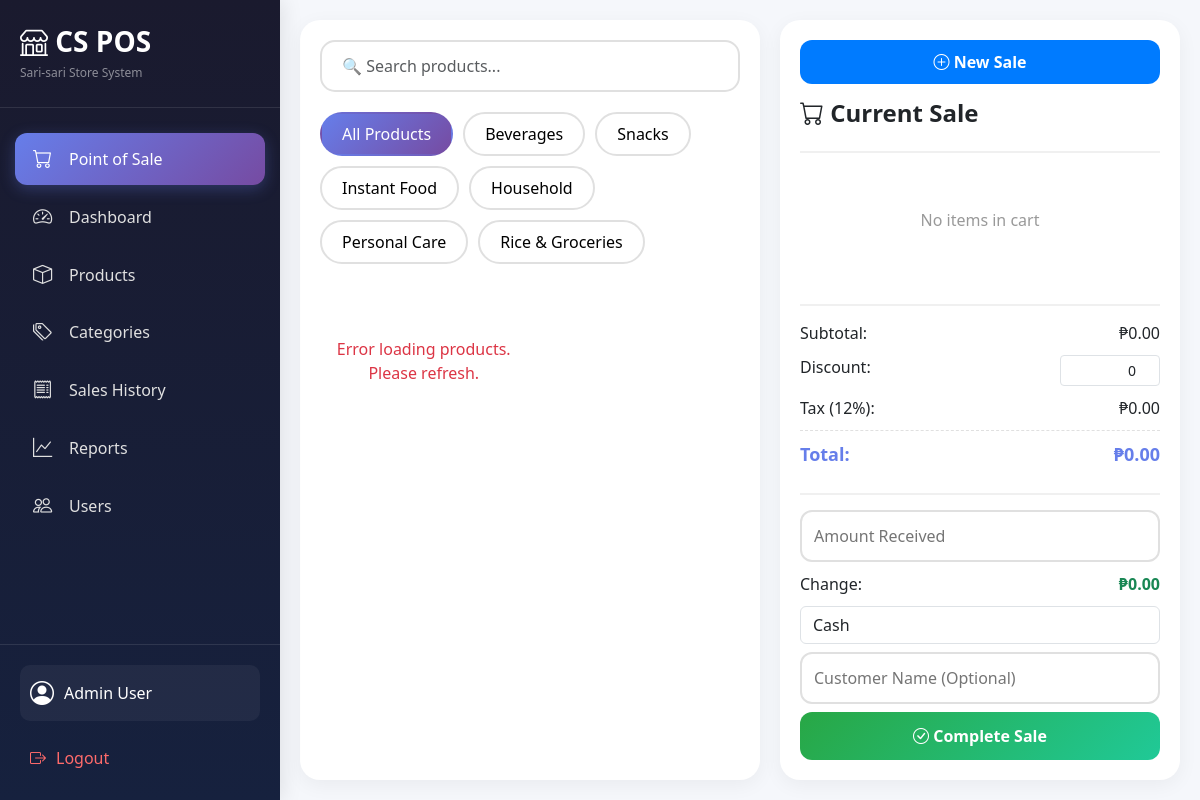
The app's page /frontend/pos.php (signed in) with its own data.
### tables this page shows
CREATE TABLE categories (
    categoryID INT UNSIGNED AUTO_INCREMENT PRIMARY KEY,
    categoryName VARCHAR(100) NOT NULL UNIQUE,
    categoryDesc TEXT,
    created_at TIMESTAMP DEFAULT CURRENT_TIMESTAMP,
    updated_at TIMESTAMP DEFAULT CURRENT_TIMESTAMP ON UPDATE CURRENT_TIMESTAMP,
    dateDeleted TIMESTAMP NULL
);

### frontend/pos.php (the view, shortened to what this page needs)
<?php
require_once '../backend/database.php';
?>
<!DOCTYPE html>
<html lang="en">
<head>
<link href="https://cdn.jsdelivr.net/npm/bootstrap@5.3.2/dist/css/bootstrap.min.css" rel="stylesheet">
<link rel="stylesheet" href="https://cdn.jsdelivr.net/npm/bootstrap-icons@1.11.1/font/bootstrap-icons.css">
</head>
<body>
<?php include "nav.php"; ?>
<div class="main-content">
    <div class="pos-container">
        <div class="products-grid">
            <div class="search-bar">
                <input type="text" id="searchProduct" placeholder="🔍 Search products..." class="form-control">
            </div>
            <div class="category-filter" id="categoryFilter">
                <button class="category-btn active" data-category="all">All Products</button>
                <?php
                $categories = mysqli_query($conn, "SELECT * FROM categories WHERE dateDeleted IS NULL");
                while($cat = mysqli_fetch_assoc($categories)){
                    echo '<button class="category-btn" data-category="' . $cat['categoryID'] . '">' . htmlspecialchars($cat['categoryName']) . '</button>';
                }
                ?>
            </div>
            <div class="product-cards" id="productGrid">
            </div>
        </div>
        <div class="cart-section">
            <button class="new-sale-btn" onclick="startNewSale()">
                <i class="bi bi-plus-circle"></i> New Sale
            </button>
            <div class="cart-header">
                <h4><i class="bi bi-cart"></i> Current Sale</h4>
            </div>
            <div class="cart-items" id="cartItems">
                <div class="empty-cart">No items in cart</div>
            </div>
            <div class="cart-summary">
                <div class="summary-row">
                    <span>Subtotal:</span>
                    <span id="subtotal">₱0.00</span>
                </div>
                <div class="summary-row">
                    <span>Discount:</span>
                    <input type="number" id="discount" value="0" step="1" min="0" style="width: 100px; text-align: right;" class="form-control form-control-sm">
                </div>
                <div class="summary-row">
                    <span>Tax (12%):</span>
                    <span id="tax">₱0.00</span>
                </div>
                <div class="summary-row total-row">
                    <span>Total:</span>
                    <span id="grandTotal">₱0.00</span>
                </div>
            </div>
            <div class="payment-section">
                <input type="number" id="amountPaid" placeholder="Amount Received" class="payment-input" step="0.01">
                <div class="summary-row">
                    <span>Change:</span>
                    <span id="changeDue" class="text-success fw-bold">₱0.00</span>
                </div>
                <select id="paymentMethod" class="form-control mb-2">
                    <option value="cash">Cash</option>
                </select>
                <input type="text" id="customerName" placeholder="Customer Name (Optional)" class="payment-input mb-2">
                <button class="checkout-btn" onclick="finalizeSale()">
                    <i class="bi bi-check-circle"></i> Complete Sale
                </button>
            </div>
        </div>
    </div>
</div>
</body>
</html>

### frontend/pos.php (style rules this page uses)
* { margin: 0; padding: 0; box-sizing: border-box; }
body { background: #f0f2f5; font-family: 'Segoe UI', Tahoma, Geneva, Verdana, sans-serif; }
.main-content { margin-left: 280px; padding: 20px; min-height: 100vh; }
.pos-container { display: grid; grid-template-columns: 1fr 400px; gap: 20px; }
.products-grid { background: white; border-radius: 20px; padding: 20px; box-shadow: 0 5px 20px rgba(0,0,0,0.05); }
.search-bar { margin-bottom: 20px; }
.search-bar input { width: 100%; padding: 12px 20px; border: 2px solid #e0e0e0; border-radius: 15px; font-size: 16px; }
.product-cards { display: grid; grid-template-columns: repeat(auto-fill, minmax(150px, 1fr)); gap: 15px; max-height: calc(100vh - 200px); overflow-y: auto; padding: 5px; }
.cart-section { background: white; border-radius: 20px; padding: 20px; box-shadow: 0 5px 20px rgba(0,0,0,0.05); display: flex; flex-direction: column; height: calc(100vh - 40px); position: sticky; top: 20px; }
.cart-header { border-bottom: 2px solid #f0f0f0; padding-bottom: 15px; margin-bottom: 15px; }
.cart-header h4 { font-weight: 600; }
.cart-items { flex: 1; overflow-y: auto; margin-bottom: 15px; max-height: 400px; }
.cart-summary { border-top: 2px solid #f0f0f0; padding-top: 15px; }
.summary-row { display: flex; justify-content: space-between; margin-bottom: 10px; }
.total-row { font-size: 18px; font-weight: 700; color: #667eea; border-top: 1px dashed #e0e0e0; padding-top: 10px; margin-top: 10px; }
.payment-section { margin-top: 15px; padding-top: 15px; border-top: 2px solid #f0f0f0; }
.payment-input { width: 100%; padding: 12px; border: 2px solid #e0e0e0; border-radius: 12px; margin-bottom: 10px; }
.checkout-btn { width: 100%; padding: 12px; background: linear-gradient(135deg, #28a745 0%, #20c997 100%); border: none; border-radius: 12px; color: white; font-weight: 600; transition: all 0.3s ease; }
.new-sale-btn { background: #007bff; color: white; border: none; padding: 10px 20px; border-radius: 12px; margin-bottom: 15px; width: 100%; font-weight: 600; }
.category-filter { display: flex; gap: 10px; margin-bottom: 20px; flex-wrap: wrap; }
.category-btn { padding: 8px 20px; border: 2px solid #e0e0e0; border-radius: 25px; background: white; transition: all 0.3s ease; cursor: pointer; }
.category-btn.active { background: linear-gradient(135deg, #667eea 0%, #764ba2 100%); color: white; border-color: transparent; }
.empty-cart { text-align: center; color: #999; padding: 40px 20px; }

### frontend/nav.php (style rules this page uses)
.main-content { margin-left: 280px; padding: 20px; background: #f5f7fb; min-height: 100vh; }

### records on screen
categories: categoryName "Beverages"
categories: categoryName "Snacks"
categories: categoryName "Instant Food"
categories: categoryName "Household"
categories: categoryName "Personal Care"
categories: categoryName "Rice & Groceries"

### other values on screen
$_SESSION['fullName'] "Admin User"
